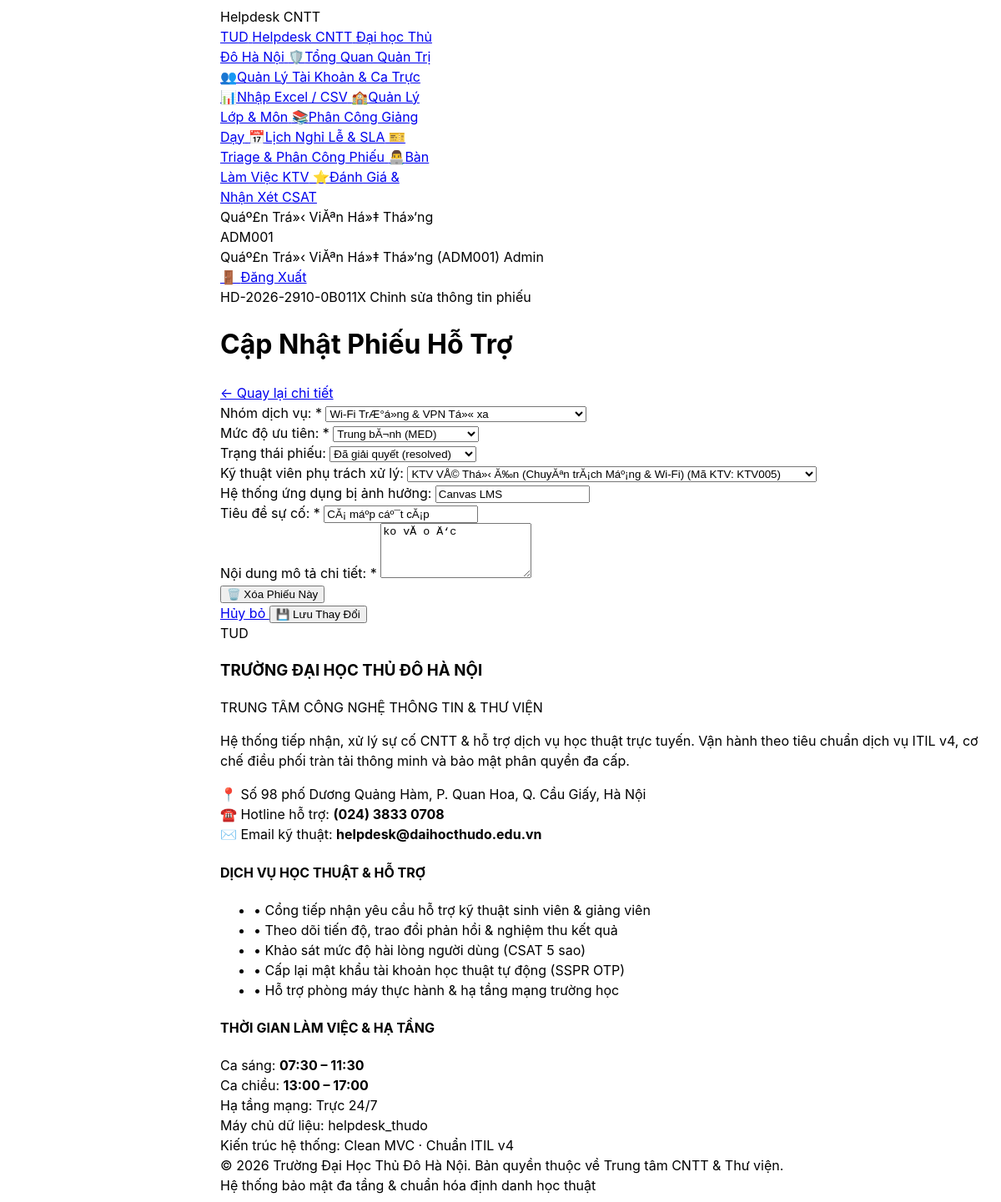
The page /tickets/edit.php?id=12 (signed in) on the database as committed earlier.
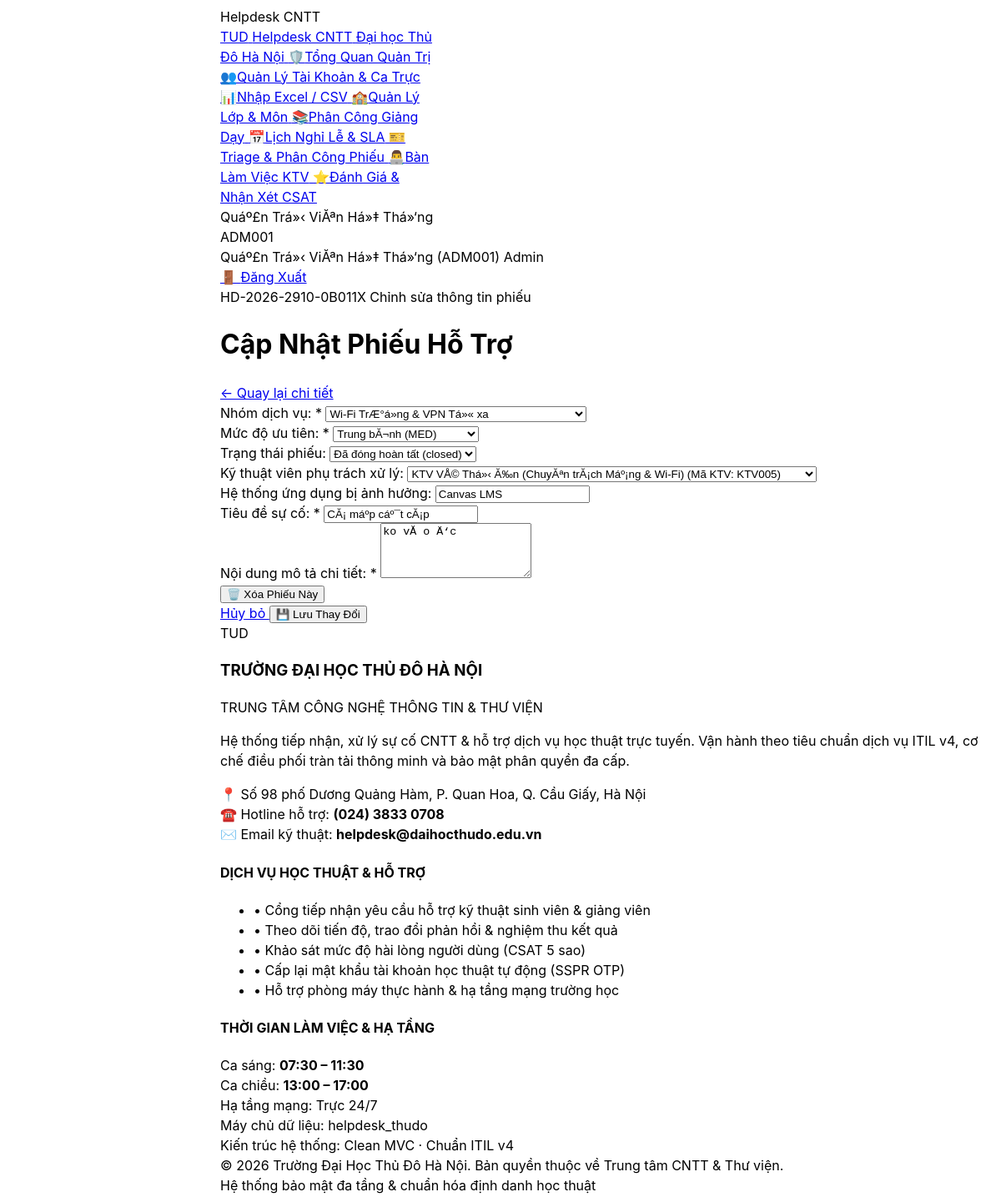
The same page on the database as committed later.
### tables this page shows
CREATE TABLE `tickets` (
  `id` int(10) unsigned NOT NULL AUTO_INCREMENT,
  `requester_id` int(10) unsigned NOT NULL,
  `assigned_to` int(10) unsigned DEFAULT NULL,
  `category_id` int(10) unsigned NOT NULL,
  `priority_id` int(10) unsigned NOT NULL,
  `parent_ticket_id` int(10) unsigned DEFAULT NULL,
  `class_id` int(10) unsigned DEFAULT NULL,
  `course_id` int(10) unsigned DEFAULT NULL,
  `lesson_id` int(10) unsigned DEFAULT NULL,
  `is_guest_ticket` tinyint(1) NOT NULL DEFAULT 0,
  `contact_email` varchar(190) DEFAULT NULL,
  `lookup_pin` varchar(10) DEFAULT NULL,
  `title` varchar(150) NOT NULL,
  `description` text NOT NULL,
  `system_affected` varchar(50) NOT NULL,
  `attachment_path` text DEFAULT NULL,
  `status` enum('new','in_progress','waiting_requester','resolved','closed') NOT NULL DEFAULT 'new',
  `closed_reason` enum('completed','auto_closed','duplicate','cancelled') DEFAULT NULL,
  `created_at` datetime NOT NULL DEFAULT current_timestamp(),
  `sla_started_at` datetime NOT NULL DEFAULT current_timestamp(),
  `triage_due_at` datetime NOT NULL,
  `due_at` datetime NOT NULL,
  `first_response_at` datetime DEFAULT NULL,
  `resolved_at` datetime DEFAULT NULL,
  `closed_at` datetime DEFAULT NULL,
  `reopen_count` tinyint(3) unsigned NOT NULL DEFAULT 0,
  `ticket_code` varchar(30) NOT NULL,
  `is_assigned_transfer` tinyint(1) NOT NULL DEFAULT 0,
  `is_spam` tinyint(1) NOT NULL DEFAULT 0,
  `spam_reason` varchar(255) DEFAULT NULL,
  PRIMARY KEY (`id`),
  UNIQUE KEY `ticket_code` (`ticket_code`),
  KEY `fk_tickets_category` (`category_id`),
  KEY `fk_tickets_priority` (`priority_id`),
  KEY `fk_tickets_parent` (`parent_ticket_id`),
  KEY `fk_tickets_course` (`course_id`),
  KEY `idx_admin_queue` (`status`,`triage_due_at`,`due_at`),
  KEY `idx_agent_work` (`assigned_to`,`status`,`due_at`),
  KEY `idx_user_history` (`requester_id`,`created_at`),
  KEY `idx_guest_lookup` (`ticket_code`,`lookup_pin`),
  KEY `idx_ticket_academic` (`class_id`,`course_id`),
  CONSTRAINT `fk_tickets_assigned_to` FOREIGN KEY (`assigned_to`) REFERENCES `users` (`id`) ON DELETE SET NULL,
  CONSTRAINT `fk_tickets_category` FOREIGN KEY (`category_id`) REFERENCES `categories` (`id`),
  CONSTRAINT `fk_tickets_class` FOREIGN KEY (`class_id`) REFERENCES `classes` (`id`) ON DELETE SET NULL,
  CONSTRAINT `fk_tickets_course` FOREIGN KEY (`course_id`) REFERENCES `courses` (`id`) ON DELETE SET NULL,
  CONSTRAINT `fk_tickets_parent` FOREIGN KEY (`parent_ticket_id`) REFERENCES `tickets` (`id`) ON DELETE SET NULL,
  CONSTRAINT `fk_tickets_priority` FOREIGN KEY (`priority_id`) REFERENCES `priorities` (`id`),
  CONSTRAINT `fk_tickets_requester` FOREIGN KEY (`requester_id`) REFERENCES `users` (`id`) ON DELETE CASCADE
);

CREATE TABLE `categories` (
  `id` int(10) unsigned NOT NULL AUTO_INCREMENT,
  `code` varchar(50) NOT NULL,
  `name` varchar(100) NOT NULL,
  `description` varchar(255) DEFAULT NULL,
  `default_priority_code` varchar(20) NOT NULL DEFAULT 'MED',
  `sla_hours` decimal(4,1) NOT NULL DEFAULT 4.0,
  `is_active` tinyint(1) NOT NULL DEFAULT 1,
  `created_at` datetime NOT NULL DEFAULT current_timestamp(),
  PRIMARY KEY (`id`),
  UNIQUE KEY `uq_categories_code` (`code`)
);

CREATE TABLE `priorities` (
  `id` int(10) unsigned NOT NULL AUTO_INCREMENT,
  `code` varchar(20) NOT NULL,
  `name` varchar(50) NOT NULL,
  `sla_factor` decimal(3,2) NOT NULL DEFAULT 1.00,
  `sort_order` tinyint(3) unsigned NOT NULL DEFAULT 1,
  PRIMARY KEY (`id`),
  UNIQUE KEY `uq_priorities_code` (`code`)
);

CREATE TABLE `users` (
  `id` int(10) unsigned NOT NULL AUTO_INCREMENT,
  `user_code` varchar(30) NOT NULL,
  `name` varchar(100) NOT NULL,
  `email` varchar(190) NOT NULL,
  `personal_email` varchar(190) DEFAULT NULL,
  `password_hash` varchar(255) NOT NULL,
  `role` enum('requester','agent','admin') NOT NULL DEFAULT 'requester',
  `user_type` enum('student','lecturer','staff') NOT NULL DEFAULT 'student',
  `department` varchar(100) DEFAULT NULL,
  `phone` varchar(20) DEFAULT NULL,
  `class_id` int(10) unsigned DEFAULT NULL,
  `cohort` varchar(20) DEFAULT 'D24',
  `academic_status` enum('studying','graduated','expelled','suspended') NOT NULL DEFAULT 'studying',
  `specialty_category_id` int(10) unsigned DEFAULT NULL,
  `max_capacity` tinyint(3) unsigned NOT NULL DEFAULT 5,
  `active_tickets_count` tinyint(3) unsigned NOT NULL DEFAULT 0,
  `is_on_duty` tinyint(1) NOT NULL DEFAULT 1,
  `failed_attempts` tinyint(3) unsigned NOT NULL DEFAULT 0,
  `locked_until` datetime DEFAULT NULL,
  `is_active` tinyint(1) NOT NULL DEFAULT 1,
  `lock_reason` enum('none','brute_force','violation','expelled','tuition_debt','graduated') NOT NULL DEFAULT 'none',
  `is_first_login` tinyint(1) NOT NULL DEFAULT 1,
  `created_at` datetime NOT NULL DEFAULT current_timestamp(),
  `updated_at` datetime NOT NULL DEFAULT current_timestamp() ON UPDATE current_timestamp(),
  `avatar_path` varchar(255) DEFAULT NULL,
  PRIMARY KEY (`id`),
  UNIQUE KEY `uq_users_user_code` (`user_code`),
  UNIQUE KEY `uq_users_email` (`email`),
  KEY `fk_users_class` (`class_id`),
  KEY `fk_users_specialty_category` (`specialty_category_id`),
  KEY `idx_agent_dispatch` (`role`,`is_active`,`is_on_duty`,`specialty_category_id`,`active_tickets_count`),
  KEY `idx_user_lookup` (`user_code`,`user_type`,`academic_status`),
  KEY `idx_cohort_filter` (`cohort`,`academic_status`),
  CONSTRAINT `fk_users_class` FOREIGN KEY (`class_id`) REFERENCES `classes` (`id`) ON DELETE SET NULL,
  CONSTRAINT `fk_users_specialty_category` FOREIGN KEY (`specialty_category_id`) REFERENCES `categories` (`id`) ON DELETE SET NULL
);

### config/database.php (called while the page is built, shortened)
<?php
if (!function_exists('db')) {
    function db(): PDO {
        static $pdo = null;
        if ($pdo !== null) {
            return $pdo;
        }
        if (class_exists('App\Core\Database')) {
            $pdo = \App\Core\Database::getConnection();
            return $pdo;
        }
        return $pdo;
    }
}
return [
    'driver'    => 'mysql',
    'host'      => '127.0.0.1',
    'port'      => 3306,
    'database'  => 'helpdesk_thudo',
    'username'  => 'root',
    'password'  => '12345678',
    'charset'   => 'utf8mb4',
    'collation' => 'utf8mb4_unicode_ci',
    'options'   => [
        PDO::ATTR_ERRMODE            => PDO::ERRMODE_EXCEPTION,
        PDO::ATTR_DEFAULT_FETCH_MODE => PDO::FETCH_ASSOC,
        PDO::ATTR_EMULATE_PREPARES   => true,
    ],
];

### app/Repositories/TicketRepository.php (called while the page is built, shortened)
<?php
require_once __DIR__ . '/../../config/database.php';
class TicketRepository {
    public static function findById(int $id): ?array {
        $sql = "SELECT t.*,
                       u_req.name AS requester_name, u_req.user_code AS requester_code, u_req.email AS requester_email,
                       u_agent.name AS agent_name, u_agent.user_code AS agent_code,
                       c.name AS category_name, c.code AS category_code,
                       p.name AS priority_name, p.code AS priority_code,
                       COALESCE(cl.class_code, u_cl.class_code, u_req.cohort, 'D24-CNTT1') AS class_code,
                       COALESCE(cl.name, u_cl.name, 'Đại học CNTT K24') AS class_name,
                       co.course_code, co.name AS course_name,
                       cln.lesson_number, cln.title AS lesson_title, cln.deadline_at AS lesson_deadline_at, cln.assignment_requirement AS lesson_requirement
                FROM tickets t
                INNER JOIN users u_req ON t.requester_id = u_req.id
                LEFT JOIN users u_agent ON t.assigned_to = u_agent.id
                INNER JOIN categories c ON t.category_id = c.id
                INNER JOIN priorities p ON t.priority_id = p.id
                LEFT JOIN classes cl ON t.class_id = cl.id
                LEFT JOIN classes u_cl ON u_req.class_id = u_cl.id
                LEFT JOIN courses co ON t.course_id = co.id
                LEFT JOIN course_lessons cln ON t.lesson_id = cln.id
                WHERE t.id = :id";
        $stmt = db()->prepare($sql);
        $stmt->execute(['id' => $id]);
        $row = $stmt->fetch();
        return $row ?: null;
    }
    public static function getCategories(): array {
        return db()->query("SELECT * FROM categories WHERE is_active = 1 ORDER BY id ASC")->fetchAll();
    }
    public static function getPriorities(): array {
        return db()->query("SELECT * FROM priorities ORDER BY sort_order ASC")->fetchAll();
    }
    public static function getUsers(string $role = ''): array {
        if (!empty($role)) {
            $stmt = db()->prepare("SELECT id, user_code, name, role, user_type FROM users WHERE role = :role AND is_active = 1 ORDER BY id ASC");
            $stmt->execute(['role' => $role]);
            return $stmt->fetchAll();
        }
        return db()->query("SELECT id, user_code, name, role, user_type FROM users WHERE is_active = 1 ORDER BY id ASC")->fetchAll();
    }
}

### tickets/edit.php (the view, shortened to what the changed rows need)
<?php
require_once __DIR__ . '/../app/Repositories/TicketRepository.php';
$id = (int)($_GET['id'] ?? 0);
$ticket = TicketRepository::findById($id);
$categories = TicketRepository::getCategories();
$priorities = TicketRepository::getPriorities();
$agents     = TicketRepository::getUsers('agent');
?>
<!DOCTYPE html>
<html lang="vi">
<head>
    <script src="https://www.gstatic.com/antigravity/web/dev/tailwindcss.min.js"></script>
</head>
<body class="bg-slate-50 text-slate-800 font-sans antialiased min-h-screen flex flex-col justify-between">
<?php require_once __DIR__ . '/../includes/navbar.php'; ?>
<main class="flex-1 max-w-4xl mx-auto w-full px-4 sm:px-6 lg:px-8 py-6 space-y-6">
    <div class="bg-white border border-slate-200 rounded-3xl p-6 shadow-sm flex items-center justify-between">
        <div>
            <div class="flex items-center gap-2 mb-1">
                <span class="font-mono font-bold text-xs text-indigo-600 bg-indigo-50 px-2.5 py-1 rounded-lg border border-indigo-200">
                    <?php echo htmlspecialchars($ticket['ticket_code']); ?>
                </span>
                <span class="text-xs font-semibold text-slate-500">Chỉnh sửa thông tin phiếu</span>
            </div>
            <h1 class="text-xl md:text-2xl font-black text-slate-900">Cập Nhật Phiếu Hỗ Trợ</h1>
        </div>
    </div>
    <div class="bg-white border border-slate-200 rounded-3xl p-6 md:p-8 shadow-sm">
        <form method="POST" action="edit.php?id=<?php echo $ticket['id']; ?>" class="space-y-4 text-xs">
            <div class="grid grid-cols-1 md:grid-cols-3 gap-4">
                <div>
                    <label class="block font-bold text-slate-700 mb-1">Nhóm dịch vụ: <span class="text-rose-500">*</span></label>
                    <select name="category_id" class="w-full px-3.5 py-2.5 bg-slate-50 border border-slate-300 rounded-xl focus:outline-none focus:ring-2 focus:ring-indigo-500 font-semibold text-slate-800">
                        <?php foreach ($categories as $cat): ?>
                            <option value="<?php echo $cat['id']; ?>" <?php echo (int)$ticket['category_id'] === (int)$cat['id'] ? 'selected' : ''; ?>>
                                <?php echo htmlspecialchars($cat['name']); ?>
                            </option>
                        <?php endforeach; ?>
                    </select>
                </div>
                <div>
                    <label class="block font-bold text-slate-700 mb-1">Mức độ ưu tiên: <span class="text-rose-500">*</span></label>
                    <select name="priority_id" class="w-full px-3.5 py-2.5 bg-slate-50 border border-slate-300 rounded-xl focus:outline-none focus:ring-2 focus:ring-indigo-500 font-semibold text-slate-800">
                        <?php foreach ($priorities as $p): ?>
                            <option value="<?php echo $p['id']; ?>" <?php echo (int)$ticket['priority_id'] === (int)$p['id'] ? 'selected' : ''; ?>>
                                <?php echo htmlspecialchars($p['name']); ?> (<?php echo htmlspecialchars($p['code']); ?>)
                            </option>
                        <?php endforeach; ?>
                    </select>
                </div>
                <div>
                    <label class="block font-bold text-slate-700 mb-1">Trạng thái phiếu:</label>
                    <select name="status" class="w-full px-3.5 py-2.5 bg-slate-50 border border-slate-300 rounded-xl font-bold text-indigo-700 focus:outline-none focus:ring-2 focus:ring-indigo-500">
                        <option value="resolved" <?php echo $ticket['status'] === 'resolved' ? 'selected' : ''; ?>>Đã giải quyết (resolved)</option>
                        <option value="closed" <?php echo $ticket['status'] === 'closed' ? 'selected' : ''; ?>>Đã đóng hoàn tất (closed)</option>
                    </select>
                </div>
            </div>
            <div>
                <label class="block font-bold text-slate-700 mb-1">Kỹ thuật viên phụ trách xử lý:</label>
                <select name="assigned_to" class="w-full px-3.5 py-2.5 bg-slate-50 border border-slate-300 rounded-xl focus:outline-none focus:ring-2 focus:ring-indigo-500 font-semibold text-slate-800">
                    <?php foreach ($agents as $ag): ?>
                        <option value="<?php echo $ag['id']; ?>" <?php echo (int)$ticket['assigned_to'] === (int)$ag['id'] ? 'selected' : ''; ?>>
                            <?php echo htmlspecialchars($ag['name']); ?> (Mã KTV: <?php echo htmlspecialchars($ag['user_code']); ?>)
                        </option>
                    <?php endforeach; ?>
                </select>
            </div>
            <div>
                <label class="block font-bold text-slate-700 mb-1">Hệ thống ứng dụng bị ảnh hưởng:</label>
                <input type="text" name="system_affected" value="<?php echo htmlspecialchars($ticket['system_affected']); ?>"
                       class="w-full px-3.5 py-2.5 bg-slate-50 border border-slate-300 rounded-xl focus:outline-none focus:ring-2 focus:ring-indigo-500 font-semibold text-slate-800" />
            </div>
            <div>
                <label class="block font-bold text-slate-700 mb-1">Tiêu đề sự cố: <span class="text-rose-500">*</span></label>
                <input type="text" name="title" value="<?php echo htmlspecialchars($ticket['title']); ?>"
                       class="w-full px-3.5 py-2.5 bg-slate-50 border border-slate-300 rounded-xl focus:outline-none focus:ring-2 focus:ring-indigo-500 font-semibold text-slate-800" />
            </div>
            <div>
                <label class="block font-bold text-slate-700 mb-1">Nội dung mô tả chi tiết: <span class="text-rose-500">*</span></label>
                <textarea name="description" rows="4"
                          class="w-full px-3.5 py-2.5 bg-slate-50 border border-slate-300 rounded-xl focus:outline-none focus:ring-2 focus:ring-indigo-500 text-slate-800 leading-relaxed"><?php echo htmlspecialchars($ticket['description']); ?></textarea>
            </div>
        </form>
    </div>
</main>
</body>
</html>

Rows that differ between the two databases and show on the page:
changed tickets "Canvas LMS": status "Đã giải quyết (resolved)" → "Đã đóng hoàn tất (closed)"
